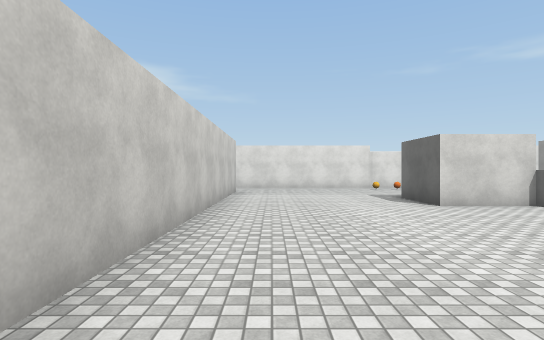
View 1 (above)

18 first-person views from a walk through a Unity game level. The camera is 1.5 m above the floor, looks level and sees 80° across. The floor is counted in squares, 2 m on a side. Each view is taken from the middle of a square. On the plan, view 1 faces up. The plan holds only what a view shows up to about 11 squares ahead; the rest is blank. The player is left out. Surface patterns are stand-ins for the level's own textures.

View 2
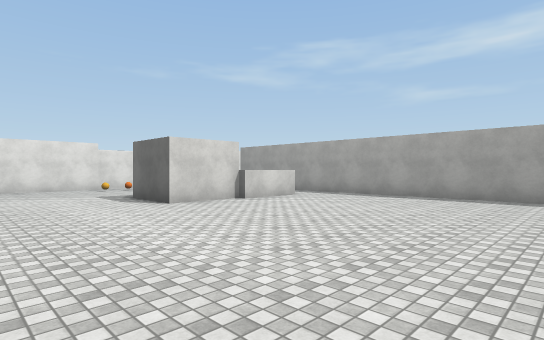

View 3
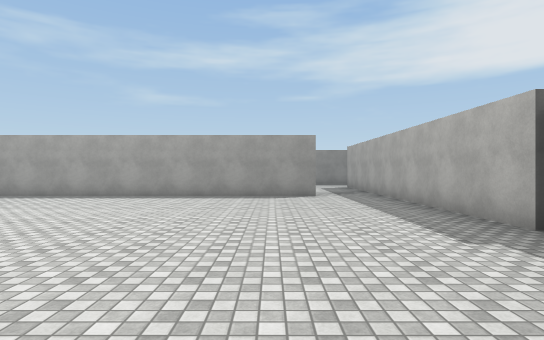

View 4
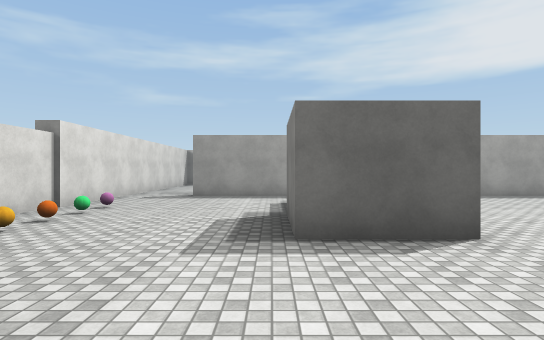

View 5
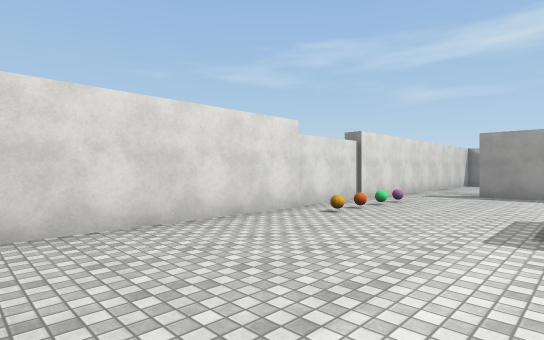

View 6
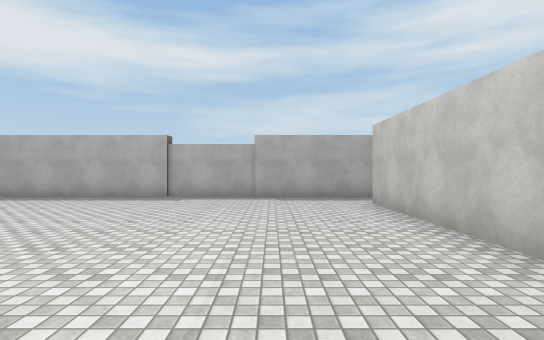

View 7
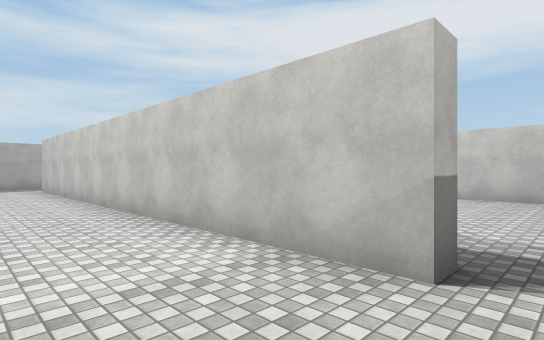

View 8
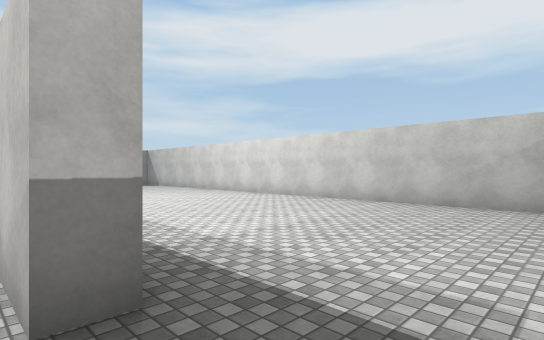

View 9
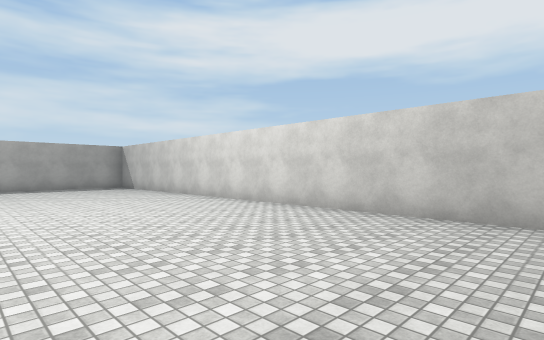

View 10
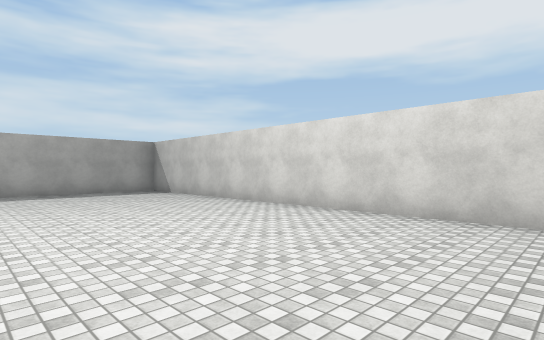

View 11
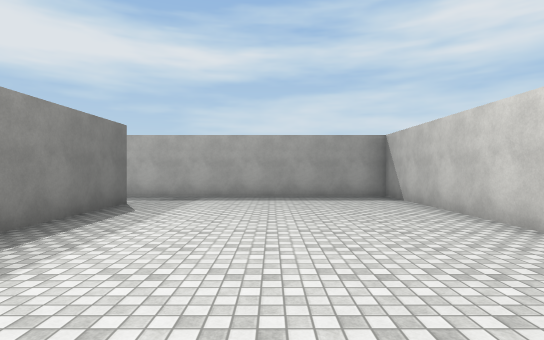

View 12
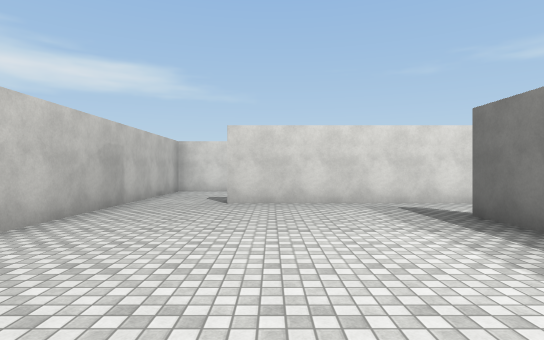

View 13
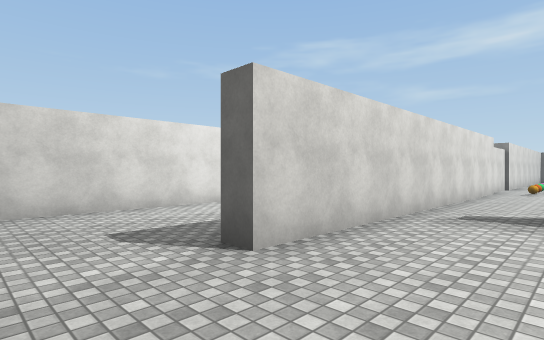

View 14
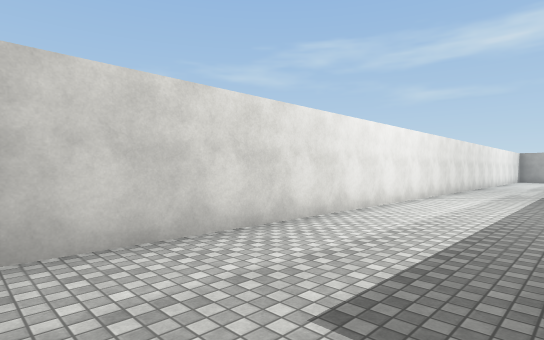

View 15
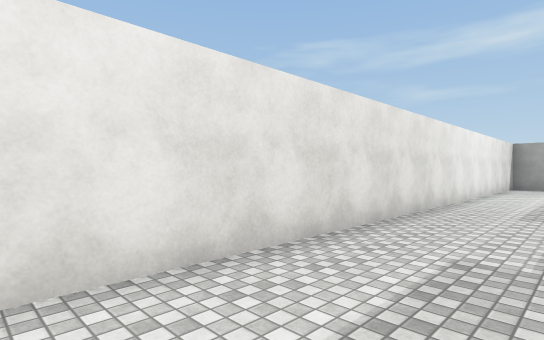

View 16
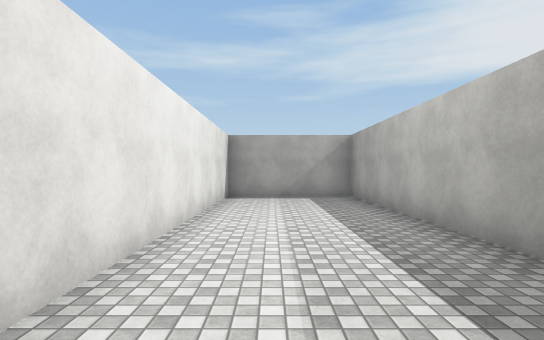

View 17
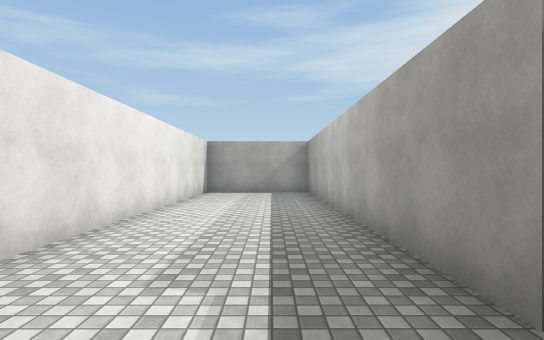

View 18
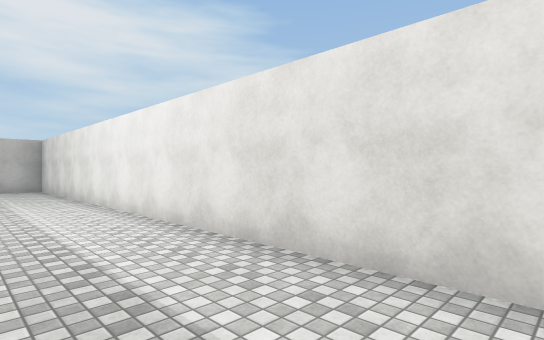

### Floor plan
Points are (right, up) in squares from view 1. A wall is a line through its corners. A room is listed if a view was taken in it or the views show most of it. See-through windows are left out.
Room 1 (views 1, 2, 3, 4, 5, 6, 7, 8)
walls: (-1.8, 11.3) (-1.3, 11.3) (-1.3, -1.2); (8.5, 13.2) (-1.5, 13.2); (9.3, -1.2) (9.3, 11.2); (-1.6, -3.3) (8.5, -3.3)
ways out: opening at (-2, -2) to room 2; opening at (-2, 12.5) to room 2; opening at (9, -2); opening at (9, 12.5)
objects: box (4, 7) to (5, 8); ball (4, 12); orange ball (5, 12); box (6, 7) to (7, 8); green ball (6, 12); other object (7, 12)
Room 2 (views 9, 10, 11, 12, 13)
walls: (-1.8, 9.9) (-1.8, 11.3); (-1.8, -1.2) (-1.8, 2.1); (-1.5, 13.2) (-6, 13.2); (-8.3, 13.4) (-8.3, -3.3) (-1.6, -3.3)
ways out: opening at (-2, -2) to room 1; opening at (-2, 12.5) to room 1; opening at (-7.5, 14) to room 3
Room 3 (views 14, 15, 16, 17, 18)
walls: (6.5, 13.7) (16.3, 13.7) (16.3, 17.2) (-8.3, 17.2) (-8.3, 13.4); (-6, 13.2) (-6, 13.8)
ways out: opening at (-7.5, 14) to room 2

Positions as (right, up) in squares from view 1, and headings:
1: (0, 0), facing up
2: (0, 0), facing up-right
3: (0, 0), facing right
4: (0, 9), facing right
5: (-1, 9), facing up-right
6: (1, 6), facing down
7: (1, 12), facing down-left
8: (-1, 13), facing down-left
9: (-3, 11), facing down-left
10: (-3, 8), facing down-left
11: (-5, 6), facing down
12: (-5, 6), facing up
13: (-8, 11), facing up-right
14: (-8, 14), facing up-right
15: (1, 15), facing up-right
16: (7, 16), facing right
17: (5, 15), facing right
18: (5, 15), facing up-left
